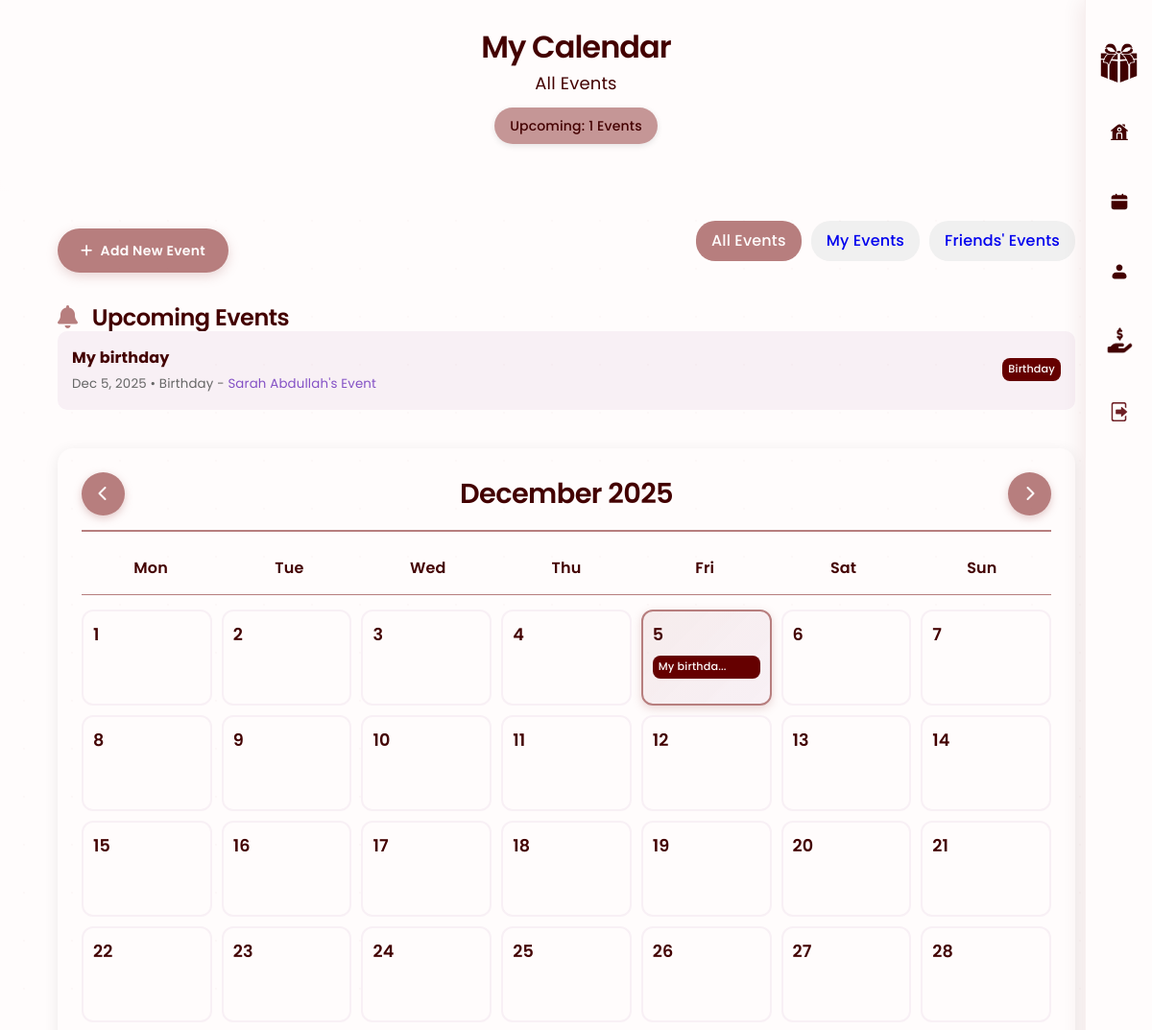
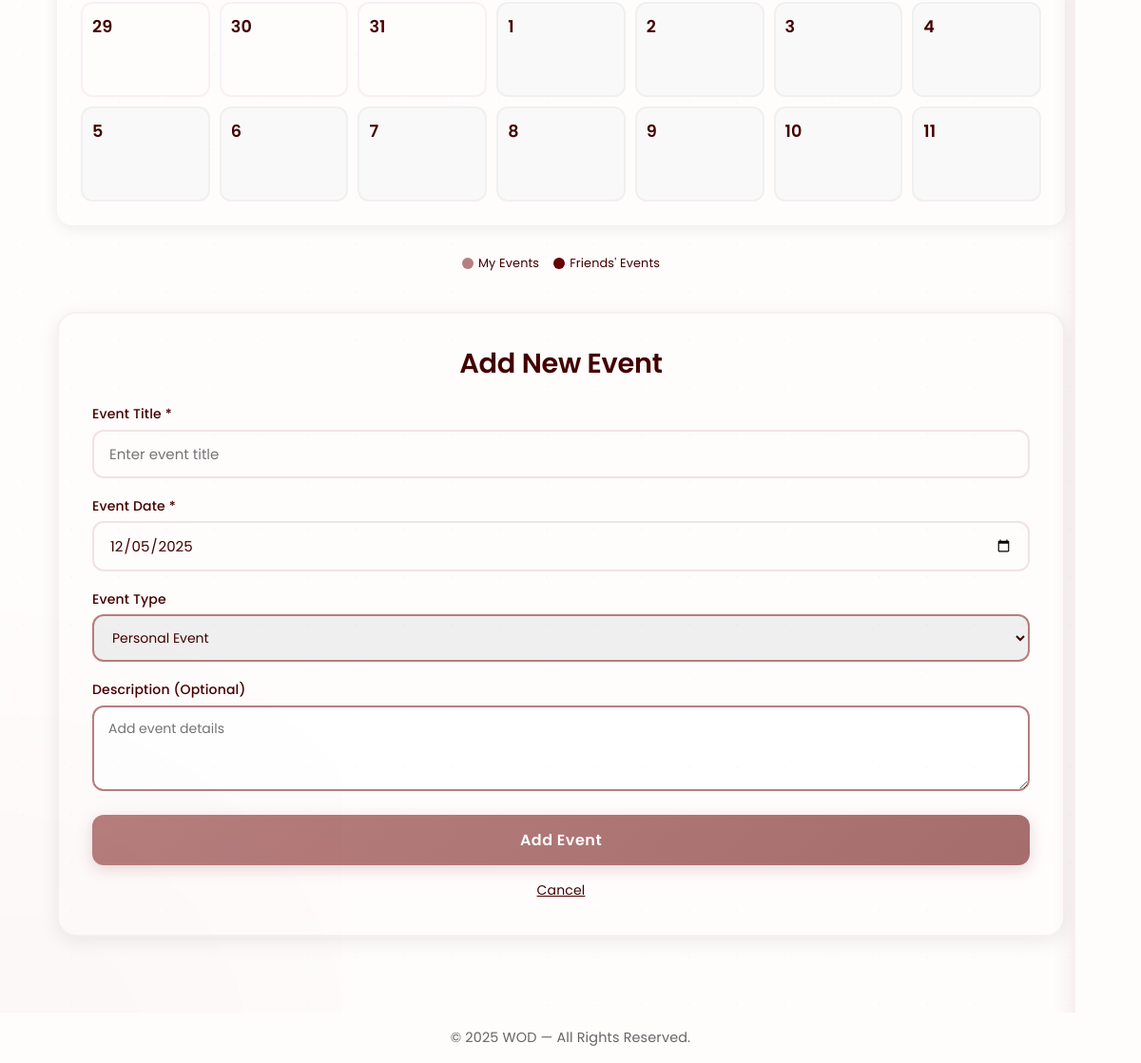
The page /calendar.php (signed in) on the database its author committed (2 pictures, top to bottom).
### tables this page shows
CREATE TABLE `occasions` (
  `occasion_id` int(11) NOT NULL,
  `title` varchar(200) NOT NULL,
  `date` date NOT NULL,
  `type` enum('personal','birthday','anniversary','graduation','other') DEFAULT 'personal',
  `description` text,
  `username` varchar(50) DEFAULT NULL,
  `created_at` timestamp NOT NULL DEFAULT CURRENT_TIMESTAMP
);

CREATE TABLE `users` (
  `username` varchar(50) NOT NULL,
  `name` varchar(100) NOT NULL,
  `photo_url` varchar(255) DEFAULT NULL,
  `bio` text,
  `user_type` enum('user','store') DEFAULT 'user',
  `email` varchar(100) NOT NULL,
  `password` varchar(255) NOT NULL,
  `created_at` timestamp NOT NULL DEFAULT CURRENT_TIMESTAMP
);

### calendar.php (the view, shortened to what this page needs)
<?php
require_once 'config.php';
$username = getCurrentUser();
$current_month = isset($_GET['month']) ? intval($_GET['month']) : date('n');
$current_year = isset($_GET['year']) ? intval($_GET['year']) : date('Y');
$stmt = $pdo->prepare("SELECT * FROM occasions WHERE username = ? ORDER BY date");
$stmt->execute([$username]);
$user_occasions = $stmt->fetchAll(PDO::FETCH_ASSOC);
$stmt = $pdo->prepare("
    SELECT o.*, u.name as friend_name, u.username as friend_username
    FROM occasions o
    JOIN friends f ON (f.username_1 = ? AND f.username_2 = o.username) OR (f.username_2 = ? AND f.username_1 = o.username)
    JOIN users u ON o.username = u.username
    WHERE o.username != ?
    ORDER BY o.date
");
$stmt->execute([$username, $username, $username]);
$friend_occasions = $stmt->fetchAll(PDO::FETCH_ASSOC);
$all_occasions = array_merge($user_occasions, $friend_occasions);
$upcoming_count = 0;
$today = date('Y-m-d');
$next_month = date('Y-m-d', strtotime('+30 days'));
foreach ($all_occasions as $occasion) {
    if ($occasion['date'] >= $today && $occasion['date'] <= $next_month) {
        $upcoming_count++;
    }
}
$first_day = mktime(0, 0, 0, $current_month, 1, $current_year);
$month_name = date('F', $first_day);
$year = date('Y', $first_day);
$days_in_month = cal_days_in_month(CAL_GREGORIAN, $current_month, $current_year);
$calendar_days = [];
for ($day = 1; $day <= $days_in_month; $day++) {
    $current_date = sprintf('%04d-%02d-%02d', $current_year, $current_month, $day);
    $day_events = [];
    foreach ($all_occasions as $occasion) {
        if ($occasion['date'] == $current_date) {
            $day_events[] = $occasion;
        }
    }
    $calendar_days[] = [
        'day' => $day,
        'month' => 'current',
        'events' => $day_events,
        'is_today' => ($current_date == date('Y-m-d'))
    ];
}
$total_cells = 42;
$remaining_days = $total_cells - count($calendar_days);
for ($day = 1; $day <= $remaining_days; $day++) {
    $calendar_days[] = [
        'day' => $day,
        'month' => 'next',
        'events' => []
    ];
}
?>
<!DOCTYPE html>
<html lang="en">
    <head>
        <link rel="stylesheet" href="style.css">
        <link rel="stylesheet" href="https://cdnjs.cloudflare.com/ajax/libs/font-awesome/6.5.0/css/all.min.css">
    </head>
    <body>
        <div class="sidebar">
            <div class="sidebar-icons">
                <a href="#" class="sidebar-icon logo-icon">
                    <img src="images/logo.png" alt="WOD Logo" class="sidebar-logo" />
                </a>
                <a href="posts.php" class="sidebar-icon">
                    <img src="images/icons/home.svg" alt="Home" class="sidebar-icon-img" />
                </a>
                <a href="calendar.php" class="sidebar-icon">
                    <img src="images/icons/calender.svg" alt="calendar" class="sidebar-icon-img" />
                </a>
                <a href="profile.php" class="sidebar-icon">
                    <img src="images/icons/profile.svg" alt="Profile" class="sidebar-icon-img" />
                </a>
                <a href="group_dashboard.php" class="sidebar-icon">
                    <img src="images/icons/groups.png?v=2" alt="Groups" class="sidebar-icon-img" />
                </a>
                <a href="logout.php" class="sidebar-icon" onclick="return confirm('Are you sure you want to log out?')">
                    <img src="images/icons/logout.png" alt="Logout" class="sidebar-icon-img" />
                </a>
            </div>
        </div>
        <header class="wishlist-header">
            <div class="wishlist-header-content">
                <h1>My Calendar</h1>
                <p>
                    <?php
                    $filter = $_GET['filter'] ?? 'all';
                    if ($filter === 'personal') {
                        echo 'My Events';
                    } elseif ($filter === 'friends') {
                        echo "Friends' Events";
                    } else {
                        echo 'All Events';
                    }
                    ?>
                </p>
                <div class="wishlist-info">Upcoming: <?php echo $upcoming_count; ?> Events</div>
            </div>
        </header>
        <section class="calendar-container">
            <div class="calendar-actions">
                <a href="#add-event" class="add-event-btn">
                    <i class="fa-solid fa-plus"></i> Add New Event
                </a>
                <div class="calendar-filter">
                    <a href="?filter=all&month=<?php echo $current_month; ?>&year=<?php echo $current_year; ?>"
                       class="filter-btn <?php echo ($_GET['filter'] ?? 'all') === 'all' ? 'active' : ''; ?>"
                       data-filter="all">All Events</a>
                    <a href="?filter=personal&month=<?php echo $current_month; ?>&year=<?php echo $current_year; ?>"
                       class="filter-btn <?php echo ($_GET['filter'] ?? '') === 'personal' ? 'active' : ''; ?>"
                       data-filter="personal">My Events</a>
                    <a href="?filter=friends&month=<?php echo $current_month; ?>&year=<?php echo $current_year; ?>"
                       class="filter-btn <?php echo ($_GET['filter'] ?? '') === 'friends' ? 'active' : ''; ?>"
                       data-filter="friends">Friends' Events</a>
                </div>
            </div>
            <div class="upcoming-events" style="margin-bottom: 40px;">
                <div class="management-card">
                    <h2><i class="fas fa-bell" style="color:#B77E7E; margin-right: 10px;"></i> Upcoming Events</h2>
                    <?php
                    $filter = $_GET['filter'] ?? 'all';
                    $filtered_events = array_filter($all_occasions, function ($event) use ($filter, $username) {
                        if ($filter === 'personal') {
                            return $event['username'] === $username;
                        } elseif ($filter === 'friends') {
                            return $event['username'] !== $username;
                        }
                        return true;
                    });
                    ?>
                    <?php if (!empty($filtered_events)): ?>
                        <div style="display: grid; gap: 15px;">
                            <?php
                            $upcoming_displayed = 0;
                            foreach ($filtered_events as $event):
                                if ($event['date'] >= $today && $upcoming_displayed < 10):
                                    $upcoming_displayed++;
                                    ?>
                                    <div style="display: flex; justify-content: space-between; align-items: center; padding: 15px; background: #f8f0f5; border-radius: 10px;">
                                        <div>
                                            <strong><?php echo htmlspecialchars($event['title']); ?></strong>
                                            <br>
                                            <small style="color: #666;">
                                                <?php echo date('M j, Y', strtotime($event['date'])); ?>
                                                • <?php echo ucfirst($event['type']); ?>
                                                <?php if (isset($event['friend_name'])): ?>
                                                    - <a href="friend_calendar.php?username=<?php echo urlencode($event['friend_username']); ?>" style="color: #8451C5; text-decoration: none;">
                                                        <?php echo htmlspecialchars($event['friend_name']); ?>'s Event
                                                    </a>
                                                <?php else: ?>
                                                    - Your Event
                                                <?php endif; ?>
                                            </small>
                                        </div>
                                        <span class="event-indicator <?php echo isset($event['friend_name']) ? 'event-friend' : 'event-user'; ?>" style="font-size: 0.7rem;">
                                            <?php echo ucfirst($event['type']); ?>
                                        </span>
                                    </div>
                                    <?php
                                endif;
                            endforeach;
                            ?>
                        </div>
                    <?php else: ?>
                        <p style="text-align: center; color: #888; padding: 20px;">
                            No upcoming events. Add some events to get started!
                        </p>
                    <?php endif; ?>
                </div>
            </div>
            <div id="month-view" class="calendar-view">
                <div class="calendar-grid">
                    <div class="calendar-header">
                        <a href="?filter=<?php echo $filter; ?>&nav=prev&month=<?php echo $current_month; ?>&year=<?php echo $current_year; ?>" class="nav-arrow">
                            <i class="fa-solid fa-chevron-left"></i>
                        </a>
                        <h2><?php echo $month_name . ' ' . $year; ?></h2>
                        <a href="?filter=<?php echo $filter; ?>&nav=next&month=<?php echo $current_month; ?>&year=<?php echo $current_year; ?>" class="nav-arrow">
                            <i class="fa-solid fa-chevron-right"></i>
                        </a>
                    </div>
                    <div class="weekdays">
                        <div>Mon</div>
                        <div>Tue</div>
                        <div>Wed</div>
                        <div>Thu</div>
                        <div>Fri</div>
                        <div>Sat</div>
                        <div>Sun</div>
                    </div>
                    <div class="calendar-days">
                        <?php
                        foreach ($calendar_days as $index => $day_data):
                            $filtered_day_events = array_filter($day_data['events'], function ($event) use ($filter, $username) {
                                if ($filter === 'personal') {
                                    return $event['username'] === $username;
                                } elseif ($filter === 'friends') {
                                    return $event['username'] !== $username;
                                }
                                return true;
                            });
                            ?>
                            <div class="calendar-day <?php echo $day_data['month'] !== 'current' ? 'other-month' : ''; ?>
                            <?php echo isset($day_data['is_today']) && $day_data['is_today'] ? 'today' : ''; ?>
                                 <?php echo!empty($filtered_day_events) ? 'has-events' : ''; ?>"
                                 data-date="<?php echo $day_data['month'] === 'current' ? sprintf('%04d-%02d-%02d', $current_year, $current_month, $day_data['day']) : ''; ?>">
                                <div class="day-number"><?php echo $day_data['day']; ?></div>
                                <?php if (!empty($filtered_day_events)): ?>
                                    <?php foreach (array_slice($filtered_day_events, 0, 2) as $event): ?>
                                        <?php
                                        $event_class = isset($event['friend_name']) ? 'event-friend' : 'event-user';
                                        ?>
                                        <div class="event-indicator <?php echo $event_class; ?>"
                                             title="<?php echo htmlspecialchars($event['title'] . (isset($event['friend_name']) ? ' (' . $event['friend_name'] . ')' : '') . ' - ' . ucfirst($event['type'])); ?>">
                                                 <?php
                                                 $event_title = $event['title'];
                                                 if (strlen($event_title) > 10) {
                                                     $event_title = substr($event_title, 0, 10) . '...';
                                                 }
                                                 echo $event_title;
                                                 ?>
                                        </div>
                                    <?php endforeach; ?>
                                <?php endif; ?>
                            </div>
                        <?php endforeach; ?>
                    </div>
                </div>
            </div>
<div class="event-legend">
    <div class="legend-item">
        <div class="legend-color" style="background: #B77E7E;"></div>
        <span>My Events</span>
    </div>
    <div class="legend-item">
        <div class="legend-color" style="background: #650000;"></div>
        <span>Friends' Events</span>
    </div>
</div>
            <div id="add-event" class="add-event-section">
                <div class="form-container">
                    <h3>Add New Event</h3>
                    <form class="auth-form" method="POST">
                        <div class="form-group">
                            <label>Event Title *</label>
                            <input type="text" name="title" placeholder="Enter event title" required>
                        </div>
                        <div class="form-group">
                            <label>Event Date *</label>
                            <input type="date" name="date" required>
                        </div>
                        <div class="form-group">
                            <label>Event Type</label>
                            <select name="type">
                                <option value="personal">Personal Event</option>
                            </select>
                        </div>
                        <div class="form-group">
                            <label>Description (Optional)</label>
                            <textarea name="description" placeholder="Add event details"></textarea>
                        </div>
                        <button type="submit" class="auth-btn">Add Event</button>
                        <a href="#month-view" class="auth-link" style="display: block; text-align: center; margin-top: 15px;">Cancel</a>
                    </form>
                </div>
            </div>
        </section>
        <footer class="footer" style="background: #FFFCFC !important; color: #666 !important;">
            <p style="color: #666 !important; background: transparent !important; margin: 0;">© 2025 WOD — All Rights Reserved.</p>
        </footer>
    </body>
</html>

### rows shown on the page
occasions: title "My birthday", date "Dec 5, 2025", type "Birthday", username.name "Sarah Abdullah", title "My birthda..."

### other values the page prints
$upcoming_count "1"
$month_name "December"
$year "2025"
$day_data['day'] "1"
$day_data['day'] "2"
$day_data['day'] "3"
$day_data['day'] "4"
$day_data['day'] "5"
$day_data['day'] "6"
$day_data['day'] "7"
$day_data['day'] "8"
$day_data['day'] "9"
$day_data['day'] "10"
$day_data['day'] "11"
$day_data['day'] "12"
